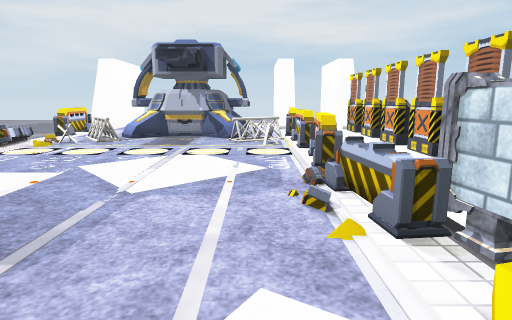
view 1 (above)

17 first-person views from a walk through a scene from a Unity 3-D project. The camera is 1.2 m above the floor, tilts 10° down and sees 75° across. The floor is counted in squares, 1 m on a side. Each view is taken from the middle of a square. On the plan, view 1 faces up. The plan holds only what a view shows up to about 14 squares ahead; the rest is blank. The place goes on beyond the plan. Some surface patterns are stand-ins.

view 2
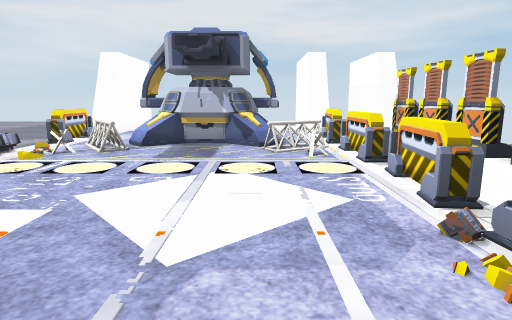

view 3
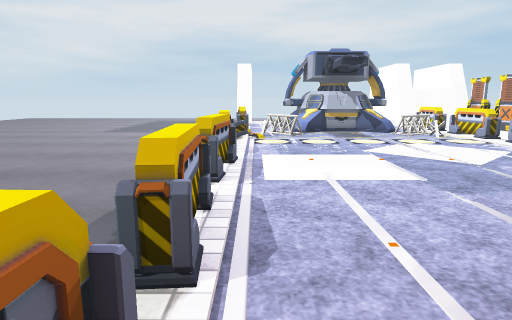

view 4
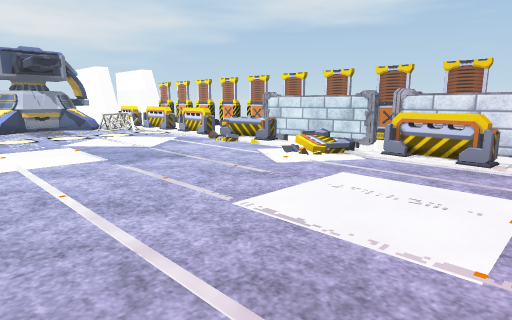

view 5
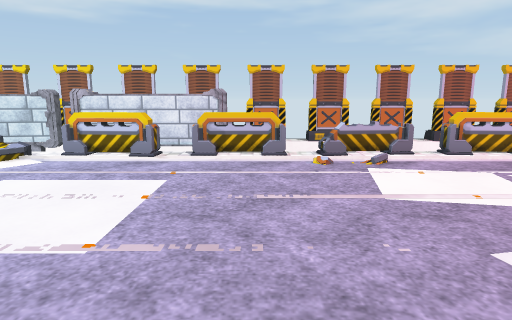

view 6
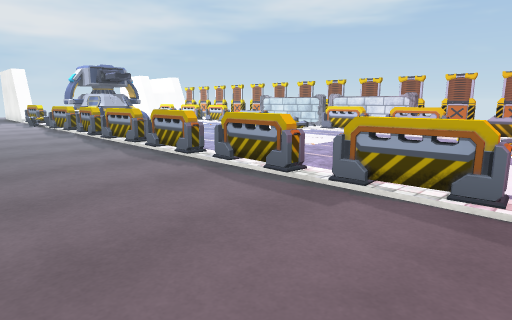

view 7
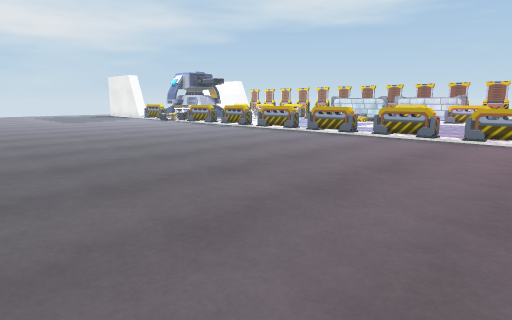

view 8
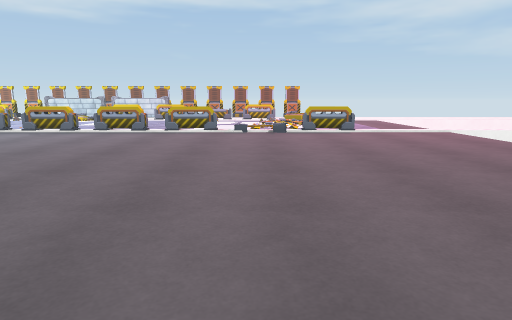

view 9
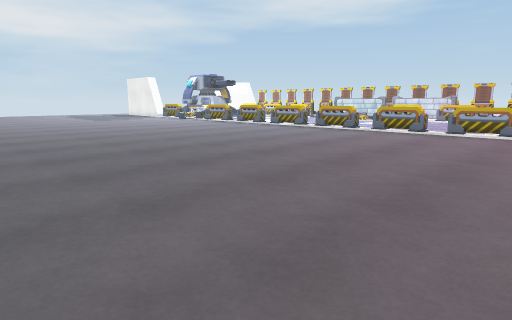

view 10
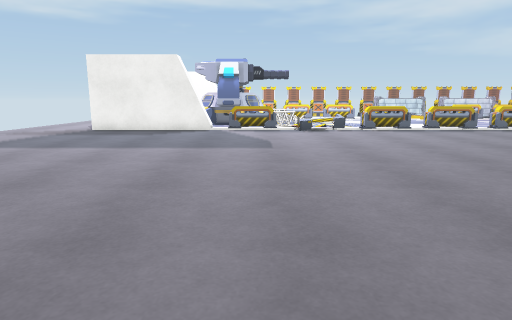

view 11
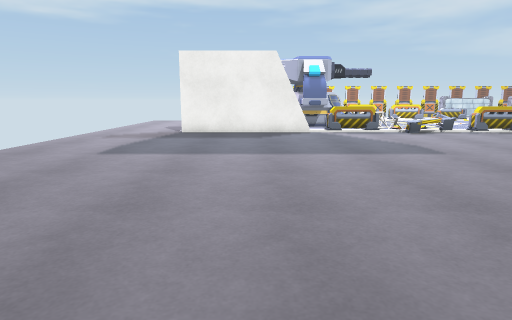

view 12
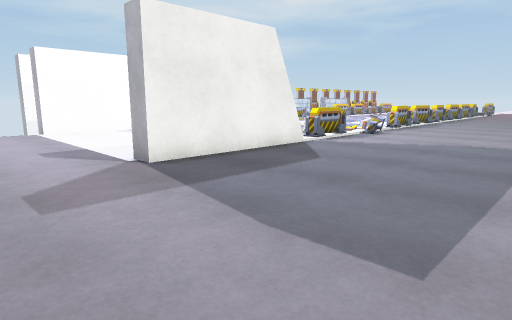

view 13
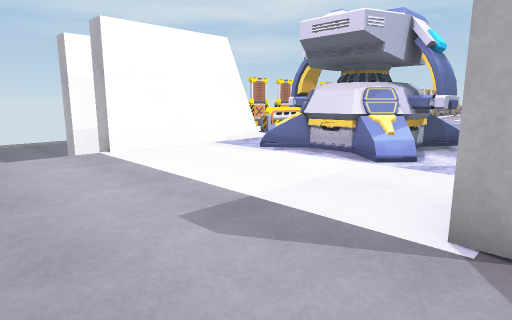

view 14
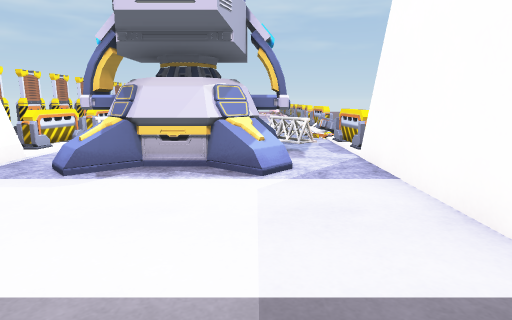

view 15
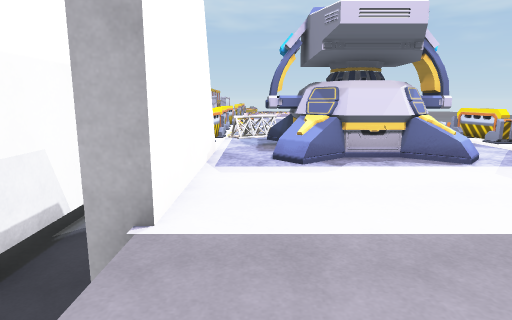

view 16
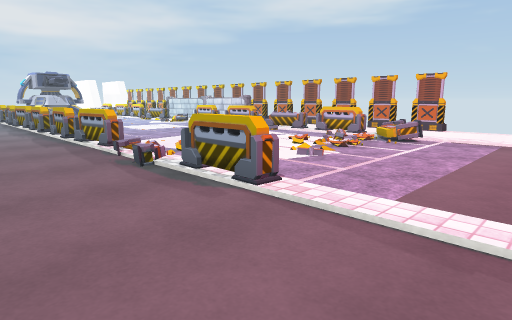

view 17
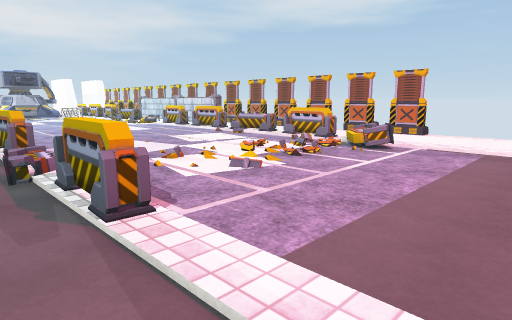

### Floor plan
Key: @ floor where view 1 was taken; # wall or solid block; x gap in a wall; . main floor; : floor 0.25 m higher than the main floor; / step, stairs or slope; = window, fence, low wall or low ledge; ^ raised ledge; v drop or lower ground; O other object.
Columns run from 21 left of view 1 to 4 right of it. Each row starts with its distance up from view 1.
 22         ...........  .
 21        ...............v
 20       ................v
 19     ..........##......xv #
 18    ...........##......#vv#
 17    ...........##......#vv#
 16  . ...........##......# v#
 15    ...........##.OOOO.#v #
 14   ............##OOOOOO#v #
 13   ............==OOOOOO=v #
 12 . ............==.OOOO.=  #
 11   .............#O...OO#  #
 10   ............O......O=  #
  9    ...........O.......=  #
  8      .........=O......vv #
  7    ...........=.......^  #
  6    ...........=.......=v #
  5    .............  ....vv #
  4    ...........=.. ....O# #
  3    ...........=.......O# #
  2    ...........x........# #
  1   ............=.......:v #
  0   ............x......@vvv#
 -1   ............x.......=# #
 -2   ............=.......=# #
 -3   ............x.......=# #
 -4   ............^.......=# #
 -5   ............=.......=v #
 -6  .....................vv #
 -7  .............^........v #
 -8  .............==  ....Ov v
 -9   ..............  .....v #
-10  . ................. .=v #
-11    ...........O..../ /xv #
-12    ...........==...///:v #
-13     ..........=......=.  #
-14       ........=........v v
-15        ................v v
-16         ...............v
-17           ........

Positions as (right, up) in squares from view 1, and headings:
1: (0, 0), facing up
2: (-1, 2), facing up
3: (-6, -2), facing up
4: (-6, -4), facing up-right
5: (-6, -5), facing right
6: (-11, -9), facing up-right
7: (-18, -9), facing up-right
8: (-20, -10), facing right
9: (-20, -10), facing up-right
10: (-21, 12), facing right
11: (-20, 16), facing right
12: (-13, 22), facing down-right
13: (-7, 22), facing down-right
14: (-4, 21), facing down
15: (0, 22), facing down
16: (-10, -17), facing up-right
17: (-8, -17), facing up-right
